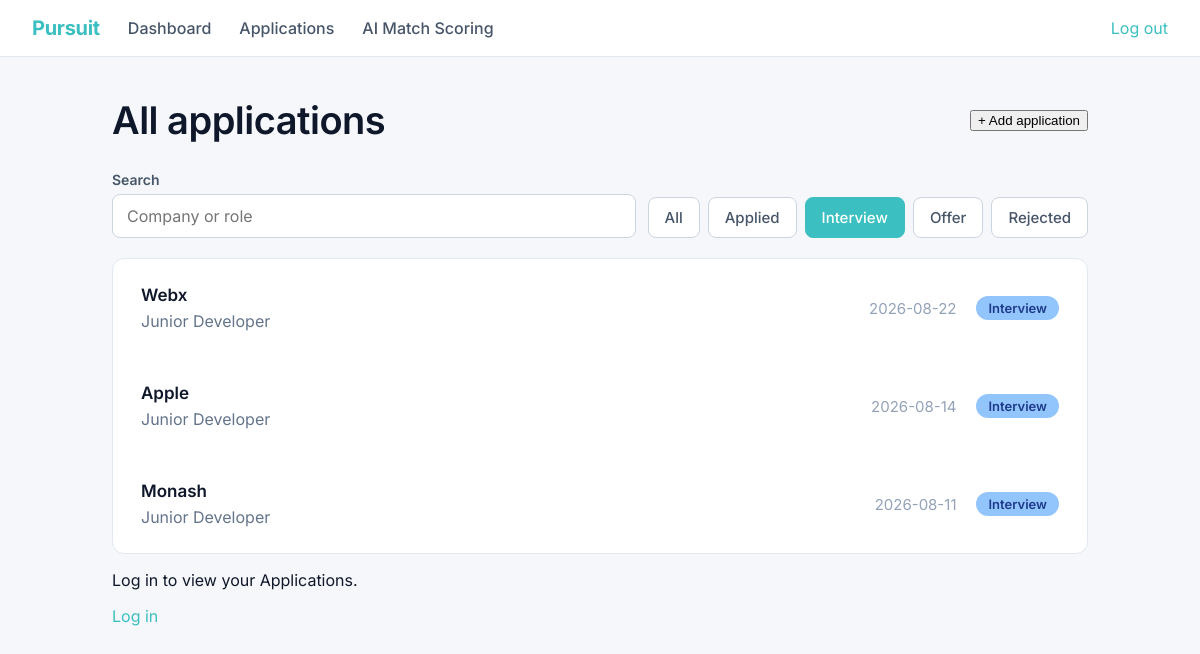
Screenshot of /applications?q=&status=Interview (signed in) with the database file from the repository.
### tables this page shows
CREATE TABLE applications (
            id INTEGER PRIMARY KEY AUTOINCREMENT,
            company TEXT,
            role TEXT,
            job_description TEXT,
            resume_filename TEXT,
            status TEXT,
            date_applied TIMESTAMP,
            match_score INTEGER,
            missing_keywords TEXT,
            notes TEXT,
            status_updated_at TEXT,
            created_at TIMESTAMP
        , reasoning TEXT);

### app.py (the view)
@app.route('/applications',methods = ['GET','POST'])
def applications():
    if 'username' not in session:
        return render_template('applications.html')
    conn = sqlite3.connect("applications.db")
    conn.row_factory = sqlite3.Row
    cursor = conn.cursor()
    search_query = request.args.get('q', '').strip()
    status_filter = request.args.get('status', 'All')
    cursor.execute("SELECT COUNT(*) FROM applications")
    total_rows = cursor.fetchone()[0]
    query = "SELECT id,company, role, status, date_applied FROM applications WHERE 1=1"
    params = []
    if status_filter != 'All':
        query += " AND status = ?"
        params.append(status_filter)
    if search_query:
        query += " AND (company LIKE ? OR role LIKE ?)"
        like_term = f"%{search_query}%"
        params.extend([like_term, like_term])
    query += " ORDER BY date_applied DESC"
    cursor.execute(query, params)
    filtered_applications = cursor.fetchall()
    conn.close()
    return render_template('applications.html',
                        total_rows=total_rows,
                        filtered_applications=filtered_applications,
                        search_query=search_query,
                        status_filter=status_filter,
                        status_options=['All', 'Applied', 'Interview', 'Offer', 'Rejected'])

### app.py (called while the page is built)
@app.context_processor
def inject_user():
    return dict(logged_in='username' in session)

### templates/applications.html
{% extends "base.html" %}
{% block content %}
{%if logged_in%}
<div class="dashboard">
    <div class="dashboard-header">
        <h1>All applications</h1>
        <a href="{{ url_for('add_application') }}"><button type="button" class="btn-primary">+ Add application</button></a>
    </div>
    <form method="get" action="{{ url_for('applications') }}" class="filter-bar">
        <div class="filter-search">
            <label for="search-all">Search</label>
            <input id="search-all" type="text" name="q" value="{{ search_query }}" placeholder="Company or role">
        </div>
        <div class="filter-buttons">
            {% for option in status_options %}
            <a href="{{ url_for('applications', q=search_query, status=option) }}"
               class="filter-btn {% if status_filter == option %}filter-btn-active{% endif %}">{{ option }}</a>
            {% endfor %}
        </div>
    </form>
   {% if filtered_applications %}
    <div class="recent-panel">
        {% for job in filtered_applications %}
        <a href="{{ url_for('application_detail', id=job['id']) }}" class="recent-row-link">
            <div class="recent-row">
                <div>
                    <div class="recent-company">{{ job['company'] }}</div>
                    <div class="recent-role">{{ job['role'] }}</div>
                </div>
                <div class="recent-right">
                    <span class="recent-date">{{ job['date_applied'] }}</span>
                    <span class="status-tag status-{{ job['status']|lower }}">{{ job['status'] }}</span>
                </div>
            </div>
        </a>
        {% endfor %}
    </div>
    {% else %}
    <div class="empty-state">No applications match yet.</div>
    {% endif %}
{%endif %}
<div class="login-prompt">
        <p>Log in to view your Applications.</p>
        <a href="{{ url_for('auth', mode='login') }}">Log in</a>
    </div>
</div>
{% endblock %}

### static/styles.css (style rules this page uses)
:root { --primary: #3bbfc1; --primary-pressed: #1d4ed8; --primary-deep: #1e3a8a; --navy: #0a1530; --surface: #f5f7fa; --canvas: #ffffff; --hairline: #e2e8f0; --hairline-strong: #cbd5e1; --ink: #0f172a; --charcoal: #1e293b; --slate: #475569; --steel: #64748b; --tint-100: #eff6ff; --tint-200: #dbeafe; --tint-300: #bfdbfe; --stone: #94a3b8; }
* { box-sizing: border-box; }
body { margin: 0; font-family: 'Inter', -apple-system, system-ui, sans-serif; background-color: var(--surface); color: var(--ink); }
a { color: var(--primary); text-decoration: none; }
.dashboard { max-width: 1040px; margin: 0 auto; padding: 40px 32px; }
.dashboard-header { display: flex; justify-content: space-between; align-items: center; margin-bottom: 28px; }
.dashboard-header h1 { font-size: 38px; font-weight: 600; letter-spacing: -0.5px; margin: 0; }
.recent-panel { background: var(--canvas); border: 1px solid var(--hairline); border-radius: 12px; overflow: hidden; }
.recent-row { display: flex; justify-content: space-between; align-items: center; padding: 26px 28px; border-bottom: 1px solid var(--hairline); }
.recent-row:last-child { border-bottom: none; }
.recent-company { font-weight: 600; font-size: 17px; margin-bottom: 6px; }
.recent-role { color: var(--steel); font-size: 16px; }
.recent-right { display: flex; align-items: center; gap: 20px; }
.recent-date { color: var(--stone); font-size: 15px; }
.status-tag { border-radius: 999px; padding: 4px 12px; font-size: 13px; font-weight: 600; }
.status-interview { background: #93c5fd; color: #1e3a8a; }
.filter-bar { display: flex; gap: 12px; align-items: flex-end; margin-bottom: 20px; flex-wrap: wrap; }
.filter-search { flex: 1; min-width: 220px; }
.filter-search label { display: block; font-size: 14px; font-weight: 600; color: var(--slate); margin-bottom: 6px; }
.filter-search input { width: 100%; box-sizing: border-box; height: 44px; padding: 0 14px; border: 1px solid var(--hairline-strong); border-radius: 8px; font-size: 16px; font-family: inherit; background: var(--canvas); color: var(--ink); }
.filter-buttons { display: flex; gap: 8px; flex-wrap: wrap; }
.filter-btn { display: inline-block; border: 1px solid var(--hairline-strong); border-radius: 8px; padding: 10px 16px; font-size: 15px; font-weight: 500; font-family: inherit; cursor: pointer; background: var(--canvas); color: var(--slate); }
.filter-btn-active, .filter-btn-active:hover { background: var(--primary); color: #ffffff; border-color: var(--primary); }
.recent-row-link { text-decoration: none; color: inherit; display: block; }

### rows the page displays
applications: company "Webx", role "Junior Developer", date_applied "2026-08-22", status "Interview"
applications: company "Apple", role "Junior Developer", date_applied "2026-08-14", status "Interview"
applications: company "Monash", role "Junior Developer", date_applied "2026-08-11", status "Interview"

### other values shown
{{ option }} "All" "Applied" "Interview" "Offer" "Rejected"
